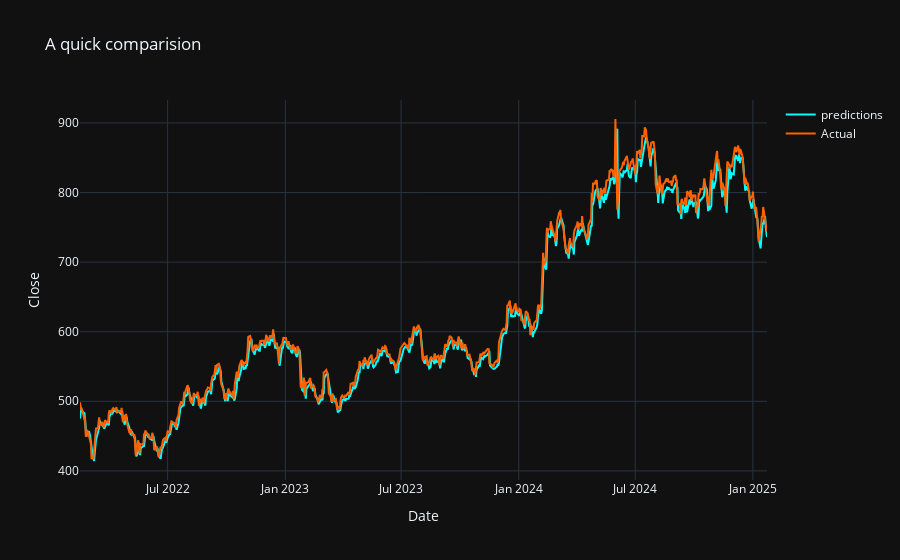

The notebook cell this image was saved under:
### Code cell
fig=go.Figure()
fig.add_scatter(x=test_dates,y=le.inverse_transform(y_predicted).ravel(),
                marker=dict(color="#00ffff"),
                name="predictions")
fig.add_scatter(x=test_dates,y=le.inverse_transform(y_test).ravel(),
                marker=dict(color="#ff6200"),
                name="Actual")
fig.update_layout(template="plotly_dark",
                  hovermode='x unified',
                  xaxis_title="Date",
                  yaxis_title="Close",
                  title="A quick comparision")

### Figure 1 — Plotly figure (JSON) as saved in the notebook; plotly's stock layout.template omitted (floating-point values rounded to 4 significant figures; data arrays with more than 128 entries replaced by an {"elided": "..."} marker saying what was removed)
{"data": [{"marker": {"color": "#00ffff"}, "name": "predictions", "type": "scatter", "x": {"elided": "727 str values"}, "y": {"elided": "727 float values"}}, {"marker": {"color": "#ff6200"}, "name": "Actual", "type": "scatter", "x": {"elided": "727 str values"}, "y": {"elided": "727 float values"}}], "layout": {"hovermode": "x unified", "title": {"text": "A quick comparision"}, "xaxis": {"title": {"text": "Date"}}, "yaxis": {"title": {"text": "Close"}}}}
